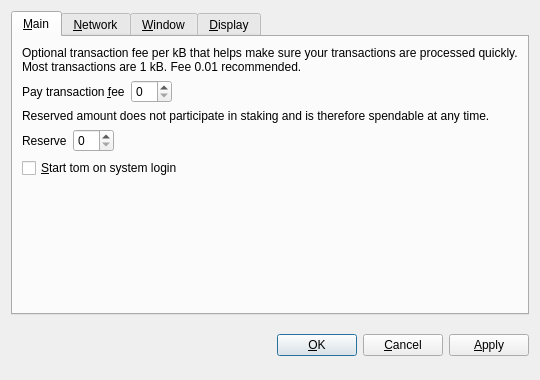
<?xml version="1.0" encoding="UTF-8"?>
<ui version="4.0">
 <class>OptionsDialog</class>
 <widget class="QDialog" name="OptionsDialog">
  <property name="geometry">
   <rect>
    <x>0</x>
    <y>0</y>
    <width>540</width>
    <height>380</height>
   </rect>
  </property>
  <property name="windowTitle">
   <string>Options</string>
  </property>
  <property name="modal">
   <bool>true</bool>
  </property>
  <layout class="QVBoxLayout" name="verticalLayout">
   <item>
    <widget class="QTabWidget" name="tabWidget">
     <property name="tabPosition">
      <enum>QTabWidget::North</enum>
     </property>
     <property name="currentIndex">
      <number>0</number>
     </property>
     <widget class="QWidget" name="tabMain">
      <attribute name="title">
       <string>&amp;Main</string>
      </attribute>
      <layout class="QVBoxLayout" name="verticalLayout_Main">
       <item>
        <widget class="QLabel" name="transactionFeeInfoLabel">
         <property name="text">
          <string>Optional transaction fee per kB that helps make sure your transactions are processed quickly. Most transactions are 1 kB. Fee 0.01 recommended.</string>
         </property>
         <property name="textFormat">
          <enum>Qt::PlainText</enum>
         </property>
         <property name="wordWrap">
          <bool>true</bool>
         </property>
        </widget>
       </item>
       <item>
        <layout class="QHBoxLayout" name="horizontalLayoutFee">
         <item>
          <widget class="QLabel" name="transactionFeeLabel">
           <property name="text">
            <string>Pay transaction &amp;fee</string>
           </property>
           <property name="textFormat">
            <enum>Qt::PlainText</enum>
           </property>
           <property name="buddy">
            <cstring>transactionFee</cstring>
           </property>
          </widget>
         </item>
         <item>
          <widget class="BitcoinAmountField" name="transactionFee"/>
         </item>
         <item>
          <spacer name="horizontalSpacerFee">
           <property name="orientation">
            <enum>Qt::Horizontal</enum>
           </property>
           <property name="sizeHint" stdset="0">
            <size>
             <width>40</width>
             <height>20</height>
            </size>
           </property>
          </spacer>
         </item>
        </layout>
       </item>
       <item>
        <widget class="QLabel" name="reserveBalanceInfoLabel">
         <property name="text">
          <string>Reserved amount does not participate in staking and is therefore spendable at any time.</string>
         </property>
         <property name="textFormat">
          <enum>Qt::PlainText</enum>
         </property>
         <property name="wordWrap">
          <bool>true</bool>
         </property>
        </widget>
       </item>
       <item>
        <layout class="QHBoxLayout" name="horizontalLayoutReserveBalance">
         <item>
          <widget class="QLabel" name="reserveBalanceLabel">
           <property name="text">
            <string>Reserve</string>
           </property>
           <property name="textFormat">
            <enum>Qt::PlainText</enum>
           </property>
           <property name="buddy">
            <cstring>reserveBalance</cstring>
           </property>
          </widget>
         </item>
         <item>
          <widget class="BitcoinAmountField" name="reserveBalance"/>
         </item>
         <item>
          <spacer name="horizontalSpacerReserveBalance">
           <property name="orientation">
            <enum>Qt::Horizontal</enum>
           </property>
           <property name="sizeHint" stdset="0">
            <size>
             <width>40</width>
             <height>20</height>
            </size>
           </property>
          </spacer>
         </item>
        </layout>
       </item>
       <item>
        <widget class="QCheckBox" name="bitcoinAtStartup">
         <property name="toolTip">
          <string>Automatically start tom after logging in to the system.</string>
         </property>
         <property name="text">
          <string>&amp;Start tom on system login</string>
         </property>
        </widget>
       </item>
       <item>
        <spacer name="verticalSpacer_Main">
         <property name="orientation">
          <enum>Qt::Vertical</enum>
         </property>
         <property name="sizeHint" stdset="0">
          <size>
           <width>20</width>
           <height>40</height>
          </size>
         </property>
        </spacer>
       </item>
      </layout>
     </widget>
     <widget class="QWidget" name="tabNetwork">
      <attribute name="title">
       <string>&amp;Network</string>
      </attribute>
      <layout class="QVBoxLayout" name="verticalLayout_Network">
       <item>
        <widget class="QCheckBox" name="mapPortUpnp">
         <property name="toolTip">
          <string>Automatically open the tom client port on the router. This only works when your router supports UPnP and it is enabled.</string>
         </property>
         <property name="text">
          <string>Map port using &amp;UPnP</string>
         </property>
        </widget>
       </item>
       <item>
        <widget class="QCheckBox" name="connectSocks">
         <property name="toolTip">
          <string>Connect to the tom network through a SOCKS5 proxy (e.g. when connecting through Tor).</string>
         </property>
         <property name="text">
          <string>&amp;Connect through SOCKS5 proxy:</string>
         </property>
        </widget>
       </item>
       <item>
        <layout class="QHBoxLayout" name="horizontalLayout_Network">
         <item>
          <widget class="QLabel" name="proxyIpLabel">
           <property name="text">
            <string>Proxy &amp;IP:</string>
           </property>
           <property name="textFormat">
            <enum>Qt::PlainText</enum>
           </property>
           <property name="buddy">
            <cstring>proxyIp</cstring>
           </property>
          </widget>
         </item>
         <item>
          <widget class="QValidatedLineEdit" name="proxyIp">
           <property name="maximumSize">
            <size>
             <width>140</width>
             <height>16777215</height>
            </size>
           </property>
           <property name="toolTip">
            <string>IP address of the proxy (e.g. 127.0.0.1)</string>
           </property>
          </widget>
         </item>
         <item>
          <widget class="QLabel" name="proxyPortLabel">
           <property name="text">
            <string>&amp;Port:</string>
           </property>
           <property name="textFormat">
            <enum>Qt::PlainText</enum>
           </property>
           <property name="buddy">
            <cstring>proxyPort</cstring>
           </property>
          </widget>
         </item>
         <item>
          <widget class="QLineEdit" name="proxyPort">
           <property name="maximumSize">
            <size>
             <width>55</width>
             <height>16777215</height>
            </size>
           </property>
           <property name="toolTip">
            <string>Port of the proxy (e.g. 9050)</string>
           </property>
          </widget>
         </item>
         <item>
          <spacer name="horizontalSpacer_Network">
           <property name="orientation">
            <enum>Qt::Horizontal</enum>
           </property>
           <property name="sizeHint" stdset="0">
            <size>
             <width>40</width>
             <height>20</height>
            </size>
           </property>
          </spacer>
         </item>
        </layout>
       </item>
       <item>
        <spacer name="verticalSpacer_Network">
         <property name="orientation">
          <enum>Qt::Vertical</enum>
         </property>
         <property name="sizeHint" stdset="0">
          <size>
           <width>20</width>
           <height>40</height>
          </size>
         </property>
        </spacer>
       </item>
      </layout>
     </widget>
     <widget class="QWidget" name="tabWindow">
      <attribute name="title">
       <string>&amp;Window</string>
      </attribute>
      <layout class="QVBoxLayout" name="verticalLayout_Window">
       <item>
        <widget class="QCheckBox" name="minimizeToTray">
         <property name="toolTip">
          <string>Show only a tray icon after minimizing the window.</string>
         </property>
         <property name="text">
          <string>&amp;Minimize to the tray instead of the taskbar</string>
         </property>
        </widget>
       </item>
       <item>
        <widget class="QCheckBox" name="minimizeOnClose">
         <property name="toolTip">
          <string>Minimize instead of exit the application when the window is closed. When this option is enabled, the application will be closed only after selecting Quit in the menu.</string>
         </property>
         <property name="text">
          <string>M&amp;inimize on close</string>
         </property>
        </widget>
       </item>
       <item>
        <spacer name="verticalSpacer_Window">
         <property name="orientation">
          <enum>Qt::Vertical</enum>
         </property>
         <property name="sizeHint" stdset="0">
          <size>
           <width>20</width>
           <height>40</height>
          </size>
         </property>
        </spacer>
       </item>
      </layout>
     </widget>
     <widget class="QWidget" name="tabDisplay">
      <attribute name="title">
       <string>&amp;Display</string>
      </attribute>
      <layout class="QVBoxLayout" name="verticalLayout_Display">
       <item>
        <layout class="QHBoxLayout" name="horizontalLayout_1_Display">
         <item>
          <widget class="QLabel" name="langLabel">
           <property name="text">
            <string>User Interface &amp;language:</string>
           </property>
           <property name="textFormat">
            <enum>Qt::PlainText</enum>
           </property>
           <property name="buddy">
            <cstring>lang</cstring>
           </property>
          </widget>
         </item>
         <item>
          <widget class="QValueComboBox" name="lang">
           <property name="toolTip">
            <string>The user interface language can be set here. This setting will take effect after restarting tom.</string>
           </property>
          </widget>
         </item>
        </layout>
       </item>
       <item>
        <layout class="QHBoxLayout" name="horizontalLayout_2_Display">
         <item>
          <widget class="QLabel" name="unitLabel">
           <property name="text">
            <string>&amp;Unit to show amounts in:</string>
           </property>
           <property name="textFormat">
            <enum>Qt::PlainText</enum>
           </property>
           <property name="buddy">
            <cstring>unit</cstring>
           </property>
          </widget>
         </item>
         <item>
          <widget class="QValueComboBox" name="unit">
           <property name="toolTip">
            <string>Choose the default subdivision unit to show in the interface and when sending coins.</string>
           </property>
          </widget>
         </item>
        </layout>
       </item>
       <item>
        <widget class="QCheckBox" name="coinControlFeatures">
         <property name="toolTip">
          <string>Whether to show coin control features or not.</string>
         </property>
         <property name="text">
          <string>Display coin &amp;control features (experts only!)</string>
         </property>
        </widget>
       </item>
       <item>
        <widget class="QCheckBox" name="useBlackTheme">
         <property name="text">
          <string>Use black visual theme (requires restart)</string>
         </property>
        </widget>
       </item>
       <item>
        <spacer name="verticalSpacer_Display">
         <property name="orientation">
          <enum>Qt::Vertical</enum>
         </property>
         <property name="sizeHint" stdset="0">
          <size>
           <width>20</width>
           <height>40</height>
          </size>
         </property>
        </spacer>
       </item>
      </layout>
     </widget>
    </widget>
   </item>
   <item>
    <layout class="QHBoxLayout" name="horizontalLayout_Buttons">
     <item>
      <spacer name="horizontalSpacer_1">
       <property name="orientation">
        <enum>Qt::Horizontal</enum>
       </property>
       <property name="sizeHint" stdset="0">
        <size>
         <width>40</width>
         <height>48</height>
        </size>
       </property>
      </spacer>
     </item>
     <item>
      <widget class="QLabel" name="statusLabel">
       <property name="font">
        <font>
         <weight>75</weight>
         <bold>true</bold>
        </font>
       </property>
       <property name="text">
        <string/>
       </property>
       <property name="textFormat">
        <enum>Qt::PlainText</enum>
       </property>
       <property name="wordWrap">
        <bool>true</bool>
       </property>
      </widget>
     </item>
     <item>
      <spacer name="horizontalSpacer_2">
       <property name="orientation">
        <enum>Qt::Horizontal</enum>
       </property>
       <property name="sizeHint" stdset="0">
        <size>
         <width>40</width>
         <height>48</height>
        </size>
       </property>
      </spacer>
     </item>
     <item>
      <widget class="QPushButton" name="okButton">
       <property name="text">
        <string>&amp;OK</string>
       </property>
      </widget>
     </item>
     <item>
      <widget class="QPushButton" name="cancelButton">
       <property name="text">
        <string>&amp;Cancel</string>
       </property>
       <property name="autoDefault">
        <bool>false</bool>
       </property>
      </widget>
     </item>
     <item>
      <widget class="QPushButton" name="applyButton">
       <property name="text">
        <string>&amp;Apply</string>
       </property>
       <property name="autoDefault">
        <bool>false</bool>
       </property>
      </widget>
     </item>
    </layout>
   </item>
  </layout>
 </widget>
 <customwidgets>
  <customwidget>
   <class>BitcoinAmountField</class>
   <extends>QSpinBox</extends>
   <header>bitcoinamountfield.h</header>
  </customwidget>
  <customwidget>
   <class>QValueComboBox</class>
   <extends>QComboBox</extends>
   <header>qvaluecombobox.h</header>
  </customwidget>
  <customwidget>
   <class>QValidatedLineEdit</class>
   <extends>QLineEdit</extends>
   <header>qvalidatedlineedit.h</header>
  </customwidget>
 </customwidgets>
 <resources/>
 <connections/>
</ui>
